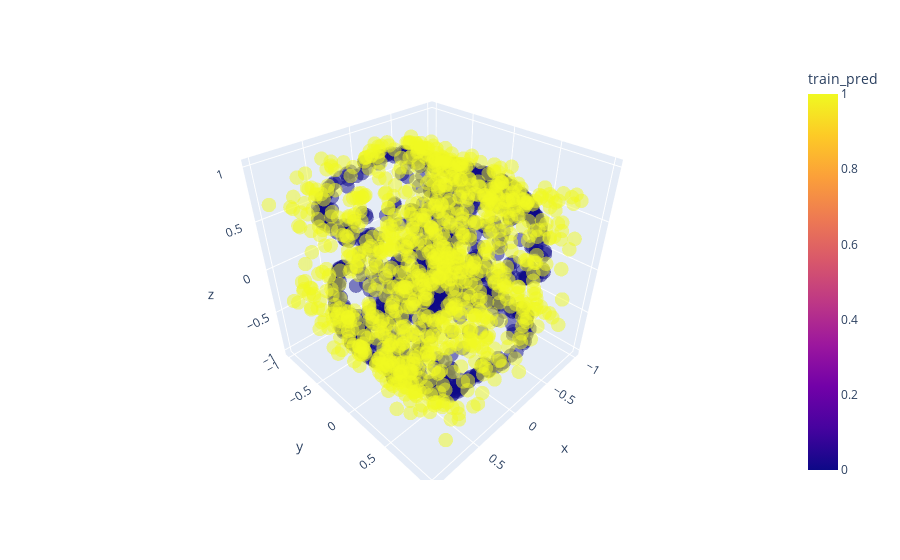

Notebook code for this chart:
### Code cell
COLORMAP_DISCRETE = {0:'blue', 1:'red'}

df = pd.DataFrame(np.concatenate([outpt_train_pred.T,
                                  inpt.T], 0), columns=['x','y','z'])

df['train_pred'] = np.concatenate([np.zeros((T_train)),
                                   np.ones((inpt.shape[1]))])
fig = px.scatter_3d(df, 
                    x='x', 
                    y='y', 
                    z='z', 
                    color='train_pred', 
                    opacity=0.5,
                    color_discrete_sequence=["blue", "purple"]
                    )

fig.update_traces(marker_size=5)
fig.show()

### Figure 1 — Plotly figure (JSON) as saved in the notebook; plotly's stock layout.template omitted (floating-point values rounded to 4 significant figures; data arrays with more than 128 entries replaced by an {"elided": "..."} marker saying what was removed)
{"data": [{"hovertemplate": "x=%{x}<br>y=%{y}<br>z=%{z}<br>train_pred=%{marker.color}<extra></extra>", "legendgroup": "", "marker": {"color": {"elided": "2000 int values"}, "coloraxis": "coloraxis", "opacity": 0.5, "size": 5, "symbol": "circle"}, "mode": "markers", "name": "", "scene": "scene", "showlegend": false, "type": "scatter3d", "x": {"elided": "2000 float values"}, "y": {"elided": "2000 float values"}, "z": {"elided": "2000 float values"}}], "layout": {"coloraxis": {"colorbar": {"title": {"text": "train_pred"}}, "colorscale": [[0, "#0d0887"], [0.1111, "#46039f"], [0.2222, "#7201a8"], [0.3333, "#9c179e"], [0.4444, "#bd3786"], [0.5556, "#d8576b"], [0.6667, "#ed7953"], [0.7778, "#fb9f3a"], [0.8889, "#fdca26"], [1, "#f0f921"]]}, "legend": {"tracegroupgap": 0}, "margin": {"t": 60}, "scene": {"domain": {"x": [0, 1], "y": [0, 1]}, "xaxis": {"title": {"text": "x"}}, "yaxis": {"title": {"text": "y"}}, "zaxis": {"title": {"text": "z"}}}}}
